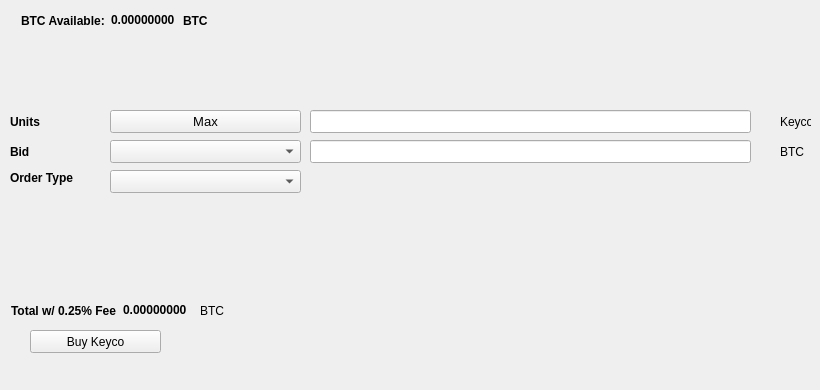
   <widget class="QWidget" name="BuyTab">
    <attribute name="title">
     <string>Buy</string>
    </attribute>
    <widget class="QPushButton" name="BuyKeyco">
     <property name="geometry">
      <rect>
       <x>30</x>
       <y>330</y>
       <width>131</width>
       <height>23</height>
      </rect>
     </property>
     <property name="text">
      <string>Buy Keyco</string>
     </property>
     <property name="icon">
      <iconset resource="../keyco.qrc">
       <normaloff>:/icons/bitcoin</normaloff>:/icons/bitcoin</iconset>
     </property>
    </widget>
    <widget class="QLabel" name="label_3">
     <property name="geometry">
      <rect>
       <x>10</x>
       <y>110</y>
       <width>46</width>
       <height>23</height>
      </rect>
     </property>
     <property name="font">
      <font>
       <weight>75</weight>
       <bold>true</bold>
      </font>
     </property>
     <property name="text">
      <string>Units</string>
     </property>
    </widget>
    <widget class="QLineEdit" name="UnitsInput">
     <property name="geometry">
      <rect>
       <x>310</x>
       <y>110</y>
       <width>441</width>
       <height>23</height>
      </rect>
     </property>
     <property name="font">
      <font>
       <pointsize>9</pointsize>
       <weight>75</weight>
       <bold>true</bold>
      </font>
     </property>
    </widget>
    <widget class="QLineEdit" name="BuyBidPriceEdit">
     <property name="geometry">
      <rect>
       <x>310</x>
       <y>140</y>
       <width>441</width>
       <height>23</height>
      </rect>
     </property>
     <property name="font">
      <font>
       <pointsize>9</pointsize>
       <weight>75</weight>
       <bold>true</bold>
      </font>
     </property>
    </widget>
    <widget class="QLabel" name="label_4">
     <property name="geometry">
      <rect>
       <x>780</x>
       <y>110</y>
       <width>31</width>
       <height>23</height>
      </rect>
     </property>
     <property name="text">
      <string>Keyco</string>
     </property>
    </widget>
    <widget class="QLabel" name="label_5">
     <property name="geometry">
      <rect>
       <x>780</x>
       <y>140</y>
       <width>31</width>
       <height>23</height>
      </rect>
     </property>
     <property name="text">
      <string>BTC</string>
     </property>
    </widget>
    <widget class="QLabel" name="label_6">
     <property name="geometry">
      <rect>
       <x>10</x>
       <y>140</y>
       <width>46</width>
       <height>23</height>
      </rect>
     </property>
     <property name="font">
      <font>
       <weight>75</weight>
       <bold>true</bold>
      </font>
     </property>
     <property name="text">
      <string>Bid</string>
     </property>
    </widget>
    <widget class="QLabel" name="label_7">
     <property name="geometry">
      <rect>
       <x>10</x>
       <y>170</y>
       <width>91</width>
       <height>16</height>
      </rect>
     </property>
     <property name="font">
      <font>
       <weight>75</weight>
       <bold>true</bold>
      </font>
     </property>
     <property name="text">
      <string>Order Type</string>
     </property>
    </widget>
    <widget class="QPushButton" name="Buy_Max_Amount">
     <property name="geometry">
      <rect>
       <x>110</x>
       <y>110</y>
       <width>191</width>
       <height>23</height>
      </rect>
     </property>
     <property name="font">
      <font>
       <pointsize>10</pointsize>
      </font>
     </property>
     <property name="text">
      <string>Max</string>
     </property>
    </widget>
    <widget class="QComboBox" name="BuyBidcomboBox">
     <property name="geometry">
      <rect>
       <x>110</x>
       <y>140</y>
       <width>191</width>
       <height>23</height>
      </rect>
     </property>
     <property name="font">
      <font>
       <pointsize>10</pointsize>
      </font>
     </property>
    </widget>
    <widget class="QComboBox" name="buyOrdertypeCombo">
     <property name="geometry">
      <rect>
       <x>110</x>
       <y>170</y>
       <width>191</width>
       <height>23</height>
      </rect>
     </property>
     <property name="font">
      <font>
       <pointsize>10</pointsize>
      </font>
     </property>
    </widget>
    <widget class="QWidget" name="layoutWidget1">
     <property name="geometry">
      <rect>
       <x>21</x>
       <y>11</y>
       <width>227</width>
       <height>19</height>
      </rect>
     </property>
     <layout class="QHBoxLayout" name="horizontalLayout_3">
      <item>
       <widget class="QLabel" name="label232">
        <property name="font">
         <font>
          <weight>75</weight>
          <bold>true</bold>
         </font>
        </property>
        <property name="text">
         <string>BTC Available:</string>
        </property>
       </widget>
      </item>
      <item>
       <widget class="QLabel" name="BtcAvailableLbl">
        <property name="palette">
         <palette>
          <active>
           <colorrole role="WindowText">
            <brush brushstyle="SolidPattern">
             <color alpha="255">
              <red>0</red>
              <green>0</green>
              <blue>0</blue>
             </color>
            </brush>
           </colorrole>
           <colorrole role="Button">
            <brush brushstyle="SolidPattern">
             <color alpha="255">
              <red>0</red>
              <green>170</green>
              <blue>0</blue>
             </color>
            </brush>
           </colorrole>
           <colorrole role="Light">
            <brush brushstyle="SolidPattern">
             <color alpha="255">
              <red>0</red>
              <green>255</green>
              <blue>0</blue>
             </color>
            </brush>
           </colorrole>
           <colorrole role="Midlight">
            <brush brushstyle="SolidPattern">
             <color alpha="255">
              <red>0</red>
              <green>212</green>
              <blue>0</blue>
             </color>
            </brush>
           </colorrole>
           <colorrole role="Dark">
            <brush brushstyle="SolidPattern">
             <color alpha="255">
              <red>0</red>
              <green>85</green>
              <blue>0</blue>
             </color>
            </brush>
           </colorrole>
           <colorrole role="Mid">
            <brush brushstyle="SolidPattern">
             <color alpha="255">
              <red>0</red>
              <green>113</green>
              <blue>0</blue>
             </color>
            </brush>
           </colorrole>
           <colorrole role="Text">
            <brush brushstyle="SolidPattern">
             <color alpha="255">
              <red>0</red>
              <green>170</green>
              <blue>0</blue>
             </color>
            </brush>
           </colorrole>
           <colorrole role="BrightText">
            <brush brushstyle="SolidPattern">
             <color alpha="255">
              <red>255</red>
              <green>255</green>
              <blue>255</blue>
             </color>
            </brush>
           </colorrole>
           <colorrole role="ButtonText">
            <brush brushstyle="SolidPattern">
             <color alpha="255">
              <red>0</red>
              <green>0</green>
              <blue>0</blue>
             </color>
            </brush>
           </colorrole>
           <colorrole role="Base">
            <brush brushstyle="SolidPattern">
             <color alpha="255">
              <red>255</red>
              <green>255</green>
              <blue>255</blue>
             </color>
            </brush>
           </colorrole>
           <colorrole role="Window">
            <brush brushstyle="SolidPattern">
             <color alpha="255">
              <red>0</red>
              <green>170</green>
              <blue>0</blue>
             </color>
            </brush>
           </colorrole>
           <colorrole role="Shadow">
            <brush brushstyle="SolidPattern">
             <color alpha="255">
              <red>0</red>
              <green>0</green>
              <blue>0</blue>
             </color>
            </brush>
           </colorrole>
           <colorrole role="AlternateBase">
            <brush brushstyle="SolidPattern">
             <color alpha="255">
              <red>127</red>
              <green>212</green>
              <blue>127</blue>
             </color>
            </brush>
           </colorrole>
           <colorrole role="ToolTipBase">
            <brush brushstyle="SolidPattern">
             <color alpha="255">
              <red>255</red>
              <green>255</green>
              <blue>220</blue>
             </color>
            </brush>
           </colorrole>
           <colorrole role="ToolTipText">
            <brush brushstyle="SolidPattern">
             <color alpha="255">
              <red>0</red>
              <green>0</green>
              <blue>0</blue>
             </color>
            </brush>
           </colorrole>
          </active>
          <inactive>
           <colorrole role="WindowText">
            <brush brushstyle="SolidPattern">
             <color alpha="255">
              <red>0</red>
              <green>0</green>
              <blue>0</blue>
             </color>
            </brush>
           </colorrole>
           <colorrole role="Button">
            <brush brushstyle="SolidPattern">
             <color alpha="255">
              <red>0</red>
              <green>170</green>
              <blue>0</blue>
             </color>
            </brush>
           </colorrole>
           <colorrole role="Light">
            <brush brushstyle="SolidPattern">
             <color alpha="255">
              <red>0</red>
              <green>255</green>
              <blue>0</blue>
             </color>
            </brush>
           </colorrole>
           <colorrole role="Midlight">
            <brush brushstyle="SolidPattern">
             <color alpha="255">
              <red>0</red>
              <green>212</green>
              <blue>0</blue>
             </color>
            </brush>
           </colorrole>
           <colorrole role="Dark">
            <brush brushstyle="SolidPattern">
             <color alpha="255">
              <red>0</red>
              <green>85</green>
              <blue>0</blue>
             </color>
            </brush>
           </colorrole>
           <colorrole role="Mid">
            <brush brushstyle="SolidPattern">
             <color alpha="255">
              <red>0</red>
              <green>113</green>
              <blue>0</blue>
             </color>
            </brush>
           </colorrole>
           <colorrole role="Text">
            <brush brushstyle="SolidPattern">
             <color alpha="255">
              <red>0</red>
              <green>170</green>
              <blue>0</blue>
             </color>
            </brush>
           </colorrole>
           <colorrole role="BrightText">
            <brush brushstyle="SolidPattern">
             <color alpha="255">
              <red>255</red>
              <green>255</green>
              <blue>255</blue>
             </color>
            </brush>
           </colorrole>
           <colorrole role="ButtonText">
            <brush brushstyle="SolidPattern">
             <color alpha="255">
              <red>0</red>
              <green>0</green>
              <blue>0</blue>
             </color>
            </brush>
           </colorrole>
           <colorrole role="Base">
            <brush brushstyle="SolidPattern">
             <color alpha="255">
              <red>255</red>
              <green>255</green>
              <blue>255</blue>
             </color>
            </brush>
           </colorrole>
           <colorrole role="Window">
            <brush brushstyle="SolidPattern">
             <color alpha="255">
              <red>0</red>
              <green>170</green>
              <blue>0</blue>
             </color>
            </brush>
           </colorrole>
           <colorrole role="Shadow">
            <brush brushstyle="SolidPattern">
             <color alpha="255">
              <red>0</red>
              <green>0</green>
              <blue>0</blue>
             </color>
            </brush>
           </colorrole>
           <colorrole role="AlternateBase">
            <brush brushstyle="SolidPattern">
             <color alpha="255">
              <red>127</red>
              <green>212</green>
              <blue>127</blue>
             </color>
            </brush>
           </colorrole>
           <colorrole role="ToolTipBase">
            <brush brushstyle="SolidPattern">
             <color alpha="255">
              <red>255</red>
              <green>255</green>
              <blue>220</blue>
             </color>
            </brush>
           </colorrole>
           <colorrole role="ToolTipText">
            <brush brushstyle="SolidPattern">
             <color alpha="255">
              <red>0</red>
              <green>0</green>
              <blue>0</blue>
             </color>
            </brush>
           </colorrole>
          </inactive>
          <disabled>
           <colorrole role="WindowText">
            <brush brushstyle="SolidPattern">
             <color alpha="255">
              <red>0</red>
              <green>85</green>
              <blue>0</blue>
             </color>
            </brush>
           </colorrole>
           <colorrole role="Button">
            <brush brushstyle="SolidPattern">
             <color alpha="255">
              <red>0</red>
              <green>170</green>
              <blue>0</blue>
             </color>
            </brush>
           </colorrole>
           <colorrole role="Light">
            <brush brushstyle="SolidPattern">
             <color alpha="255">
              <red>0</red>
              <green>255</green>
              <blue>0</blue>
             </color>
            </brush>
           </colorrole>
           <colorrole role="Midlight">
            <brush brushstyle="SolidPattern">
             <color alpha="255">
              <red>0</red>
              <green>212</green>
              <blue>0</blue>
             </color>
            </brush>
           </colorrole>
           <colorrole role="Dark">
            <brush brushstyle="SolidPattern">
             <color alpha="255">
              <red>0</red>
              <green>85</green>
              <blue>0</blue>
             </color>
            </brush>
           </colorrole>
           <colorrole role="Mid">
            <brush brushstyle="SolidPattern">
             <color alpha="255">
              <red>0</red>
              <green>113</green>
              <blue>0</blue>
             </color>
            </brush>
           </colorrole>
           <colorrole role="Text">
            <brush brushstyle="SolidPattern">
             <color alpha="255">
              <red>0</red>
              <green>85</green>
              <blue>0</blue>
             </color>
            </brush>
           </colorrole>
           <colorrole role="BrightText">
            <brush brushstyle="SolidPattern">
             <color alpha="255">
              <red>255</red>
              <green>255</green>
              <blue>255</blue>
             </color>
            </brush>
           </colorrole>
           <colorrole role="ButtonText">
            <brush brushstyle="SolidPattern">
             <color alpha="255">
              <red>0</red>
              <green>85</green>
              <blue>0</blue>
             </color>
            </brush>
           </colorrole>
           <colorrole role="Base">
            <brush brushstyle="SolidPattern">
             <color alpha="255">
              <red>0</red>
              <green>170</green>
              <blue>0</blue>
             </color>
            </brush>
           </colorrole>
           <colorrole role="Window">
            <brush brushstyle="SolidPattern">
             <color alpha="255">
              <red>0</red>
              <green>170</green>
              <blue>0</blue>
             </color>
            </brush>
           </colorrole>
           <colorrole role="Shadow">
            <brush brushstyle="SolidPattern">
             <color alpha="255">
              <red>0</red>
              <green>0</green>
              <blue>0</blue>
             </color>
            </brush>
           </colorrole>
           <colorrole role="AlternateBase">
            <brush brushstyle="SolidPattern">
             <color alpha="255">
              <red>0</red>
              <green>170</green>
              <blue>0</blue>
             </color>
            </brush>
           </colorrole>
           <colorrole role="ToolTipBase">
            <brush brushstyle="SolidPattern">
             <color alpha="255">
              <red>255</red>
              <green>255</green>
              <blue>220</blue>
             </color>
            </brush>
           </colorrole>
           <colorrole role="ToolTipText">
            <brush brushstyle="SolidPattern">
             <color alpha="255">
              <red>0</red>
              <green>0</green>
              <blue>0</blue>
             </color>
            </brush>
           </colorrole>
          </disabled>
         </palette>
        </property>
        <property name="font">
         <font>
          <weight>75</weight>
          <bold>true</bold>
         </font>
        </property>
        <property name="text">
         <string>0.00000000</string>
        </property>
        <property name="textInteractionFlags">
         <set>Qt::LinksAccessibleByMouse|Qt::TextSelectableByKeyboard|Qt::TextSelectableByMouse</set>
        </property>
       </widget>
      </item>
      <item>
       <widget class="QLabel" name="BtcAvailableLbl_2">
        <property name="font">
         <font>
          <weight>75</weight>
          <bold>true</bold>
         </font>
        </property>
        <property name="text">
         <string>BTC</string>
        </property>
       </widget>
      </item>
     </layout>
    </widget>
    <widget class="QWidget" name="layoutWidge2">
     <property name="geometry">
      <rect>
       <x>11</x>
       <y>301</y>
       <width>259</width>
       <height>19</height>
      </rect>
     </property>
     <layout class="QHBoxLayout" name="horizontalLayout_4">
      <item>
       <widget class="QLabel" name="label_9">
        <property name="font">
         <font>
          <weight>75</weight>
          <bold>true</bold>
         </font>
        </property>
        <property name="text">
         <string>Total w/ 0.25% Fee</string>
        </property>
       </widget>
      </item>
      <item>
       <widget class="QLabel" name="BuyCostLabel">
        <property name="palette">
         <palette>
          <active>
           <colorrole role="WindowText">
            <brush brushstyle="SolidPattern">
             <color alpha="255">
              <red>0</red>
              <green>0</green>
              <blue>0</blue>
             </color>
            </brush>
           </colorrole>
           <colorrole role="Button">
            <brush brushstyle="SolidPattern">
             <color alpha="255">
              <red>0</red>
              <green>170</green>
              <blue>0</blue>
             </color>
            </brush>
           </colorrole>
           <colorrole role="Light">
            <brush brushstyle="SolidPattern">
             <color alpha="255">
              <red>0</red>
              <green>255</green>
              <blue>0</blue>
             </color>
            </brush>
           </colorrole>
           <colorrole role="Midlight">
            <brush brushstyle="SolidPattern">
             <color alpha="255">
              <red>0</red>
              <green>212</green>
              <blue>0</blue>
             </color>
            </brush>
           </colorrole>
           <colorrole role="Dark">
            <brush brushstyle="SolidPattern">
             <color alpha="255">
              <red>0</red>
              <green>85</green>
              <blue>0</blue>
             </color>
            </brush>
           </colorrole>
           <colorrole role="Mid">
            <brush brushstyle="SolidPattern">
             <color alpha="255">
              <red>0</red>
              <green>113</green>
              <blue>0</blue>
             </color>
            </brush>
           </colorrole>
           <colorrole role="Text">
            <brush brushstyle="SolidPattern">
             <color alpha="255">
              <red>0</red>
              <green>170</green>
              <blue>0</blue>
             </color>
            </brush>
           </colorrole>
           <colorrole role="BrightText">
            <brush brushstyle="SolidPattern">
             <color alpha="255">
              <red>255</red>
              <green>255</green>
              <blue>255</blue>
             </color>
            </brush>
           </colorrole>
           <colorrole role="ButtonText">
            <brush brushstyle="SolidPattern">
             <color alpha="255">
              <red>0</red>
              <green>0</green>
              <blue>0</blue>
             </color>
            </brush>
           </colorrole>
           <colorrole role="Base">
            <brush brushstyle="SolidPattern">
             <color alpha="255">
              <red>255</red>
              <green>255</green>
              <blue>255</blue>
             </color>
            </brush>
           </colorrole>
           <colorrole role="Window">
            <brush brushstyle="SolidPattern">
             <color alpha="255">
              <red>0</red>
              <green>170</green>
              <blue>0</blue>
             </color>
            </brush>
           </colorrole>
           <colorrole role="Shadow">
            <brush brushstyle="SolidPattern">
             <color alpha="255">
              <red>0</red>
              <green>0</green>
              <blue>0</blue>
             </color>
            </brush>
           </colorrole>
           <colorrole role="AlternateBase">
            <brush brushstyle="SolidPattern">
             <color alpha="255">
              <red>127</red>
              <green>212</green>
              <blue>127</blue>
             </color>
            </brush>
           </colorrole>
           <colorrole role="ToolTipBase">
            <brush brushstyle="SolidPattern">
             <color alpha="255">
              <red>255</red>
              <green>255</green>
              <blue>220</blue>
             </color>
            </brush>
           </colorrole>
           <colorrole role="ToolTipText">
            <brush brushstyle="SolidPattern">
             <color alpha="255">
              <red>0</red>
              <green>0</green>
              <blue>0</blue>
             </color>
            </brush>
           </colorrole>
          </active>
          <inactive>
           <colorrole role="WindowText">
            <brush brushstyle="SolidPattern">
             <color alpha="255">
              <red>0</red>
              <green>0</green>
              <blue>0</blue>
             </color>
            </brush>
           </colorrole>
           <colorrole role="Button">
            <brush brushstyle="SolidPattern">
             <color alpha="255">
              <red>0</red>
              <green>170</green>
              <blue>0</blue>
             </color>
            </brush>
           </colorrole>
           <colorrole role="Light">
            <brush brushstyle="SolidPattern">
             <color alpha="255">
              <red>0</red>
              <green>255</green>
              <blue>0</blue>
             </color>
            </brush>
           </colorrole>
           <colorrole role="Midlight">
            <brush brushstyle="SolidPattern">
             <color alpha="255">
              <red>0</red>
              <green>212</green>
              <blue>0</blue>
             </color>
            </brush>
           </colorrole>
           <colorrole role="Dark">
            <brush brushstyle="SolidPattern">
             <color alpha="255">
              <red>0</red>
              <green>85</green>
              <blue>0</blue>
             </color>
            </brush>
           </colorrole>
           <colorrole role="Mid">
            <brush brushstyle="SolidPattern">
             <color alpha="255">
              <red>0</red>
              <green>113</green>
              <blue>0</blue>
             </color>
            </brush>
           </colorrole>
           <colorrole role="Text">
            <brush brushstyle="SolidPattern">
             <color alpha="255">
              <red>0</red>
              <green>170</green>
              <blue>0</blue>
             </color>
            </brush>
           </colorrole>
           <colorrole role="BrightText">
            <brush brushstyle="SolidPattern">
             <color alpha="255">
              <red>255</red>
              <green>255</green>
              <blue>255</blue>
             </color>
            </brush>
           </colorrole>
           <colorrole role="ButtonText">
            <brush brushstyle="SolidPattern">
             <color alpha="255">
              <red>0</red>
              <green>0</green>
              <blue>0</blue>
             </color>
            </brush>
           </colorrole>
           <colorrole role="Base">
            <brush brushstyle="SolidPattern">
             <color alpha="255">
              <red>255</red>
              <green>255</green>
              <blue>255</blue>
             </color>
            </brush>
           </colorrole>
           <colorrole role="Window">
            <brush brushstyle="SolidPattern">
             <color alpha="255">
              <red>0</red>
              <green>170</green>
              <blue>0</blue>
             </color>
            </brush>
           </colorrole>
           <colorrole role="Shadow">
            <brush brushstyle="SolidPattern">
             <color alpha="255">
              <red>0</red>
              <green>0</green>
              <blue>0</blue>
             </color>
            </brush>
           </colorrole>
           <colorrole role="AlternateBase">
            <brush brushstyle="SolidPattern">
             <color alpha="255">
              <red>127</red>
              <green>212</green>
              <blue>127</blue>
             </color>
            </brush>
           </colorrole>
           <colorrole role="ToolTipBase">
            <brush brushstyle="SolidPattern">
             <color alpha="255">
              <red>255</red>
              <green>255</green>
              <blue>220</blue>
             </color>
            </brush>
           </colorrole>
           <colorrole role="ToolTipText">
            <brush brushstyle="SolidPattern">
             <color alpha="255">
              <red>0</red>
              <green>0</green>
              <blue>0</blue>
             </color>
            </brush>
           </colorrole>
          </inactive>
          <disabled>
           <colorrole role="WindowText">
            <brush brushstyle="SolidPattern">
             <color alpha="255">
              <red>0</red>
              <green>85</green>
              <blue>0</blue>
             </color>
            </brush>
           </colorrole>
           <colorrole role="Button">
            <brush brushstyle="SolidPattern">
             <color alpha="255">
              <red>0</red>
              <green>170</green>
              <blue>0</blue>
             </color>
            </brush>
           </colorrole>
           <colorrole role="Light">
            <brush brushstyle="SolidPattern">
             <color alpha="255">
              <red>0</red>
              <green>255</green>
              <blue>0</blue>
             </color>
            </brush>
           </colorrole>
           <colorrole role="Midlight">
            <brush brushstyle="SolidPattern">
             <color alpha="255">
              <red>0</red>
              <green>212</green>
              <blue>0</blue>
             </color>
            </brush>
           </colorrole>
           <colorrole role="Dark">
            <brush brushstyle="SolidPattern">
             <color alpha="255">
              <red>0</red>
              <green>85</green>
              <blue>0</blue>
             </color>
            </brush>
           </colorrole>
           <colorrole role="Mid">
            <brush brushstyle="SolidPattern">
             <color alpha="255">
              <red>0</red>
              <green>113</green>
              <blue>0</blue>
             </color>
            </brush>
           </colorrole>
           <colorrole role="Text">
            <brush brushstyle="SolidPattern">
             <color alpha="255">
              <red>0</red>
              <green>85</green>
              <blue>0</blue>
             </color>
            </brush>
           </colorrole>
           <colorrole role="BrightText">
            <brush brushstyle="SolidPattern">
             <color alpha="255">
              <red>255</red>
              <green>255</green>
              <blue>255</blue>
             </color>
            </brush>
           </colorrole>
           <colorrole role="ButtonText">
            <brush brushstyle="SolidPattern">
             <color alpha="255">
              <red>0</red>
              <green>85</green>
              <blue>0</blue>
             </color>
            </brush>
           </colorrole>
           <colorrole role="Base">
            <brush brushstyle="SolidPattern">
             <color alpha="255">
              <red>0</red>
              <green>170</green>
              <blue>0</blue>
             </color>
            </brush>
           </colorrole>
           <colorrole role="Window">
            <brush brushstyle="SolidPattern">
             <color alpha="255">
              <red>0</red>
              <green>170</green>
              <blue>0</blue>
             </color>
            </brush>
           </colorrole>
           <colorrole role="Shadow">
            <brush brushstyle="SolidPattern">
             <color alpha="255">
              <red>0</red>
              <green>0</green>
              <blue>0</blue>
             </color>
            </brush>
           </colorrole>
           <colorrole role="AlternateBase">
            <brush brushstyle="SolidPattern">
             <color alpha="255">
              <red>0</red>
              <green>170</green>
              <blue>0</blue>
             </color>
            </brush>
           </colorrole>
           <colorrole role="ToolTipBase">
            <brush brushstyle="SolidPattern">
             <color alpha="255">
              <red>255</red>
              <green>255</green>
              <blue>220</blue>
             </color>
            </brush>
           </colorrole>
           <colorrole role="ToolTipText">
            <brush brushstyle="SolidPattern">
             <color alpha="255">
              <red>0</red>
              <green>0</green>
              <blue>0</blue>
             </color>
            </brush>
           </colorrole>
          </disabled>
         </palette>
        </property>
        <property name="font">
         <font>
          <weight>75</weight>
          <bold>true</bold>
         </font>
        </property>
        <property name="autoFillBackground">
         <bool>false</bool>
        </property>
        <property name="text">
         <string>0.00000000</string>
        </property>
        <property name="textInteractionFlags">
         <set>Qt::LinksAccessibleByMouse|Qt::TextSelectableByMouse</set>
        </property>
       </widget>
      </item>
      <item>
       <widget class="QLabel" name="label_10">
        <property name="font">
         <font>
          <weight>50</weight>
          <bold>false</bold>
         </font>
        </property>
        <property name="text">
         <string>BTC</string>
        </property>
       </widget>
      </item>
     </layout>
    </widget>
    <widget class="QLabel" name="label_24">
     <property name="geometry">
      <rect>
       <x>460</x>
       <y>300</y>
       <width>281</width>
       <height>81</height>
      </rect>
     </property>
     <property name="text">
      <string/>
     </property>
     <property name="pixmap">
      <pixmap>:/images/bittrex</pixmap>
     </property>
    </widget>
   </widget>
